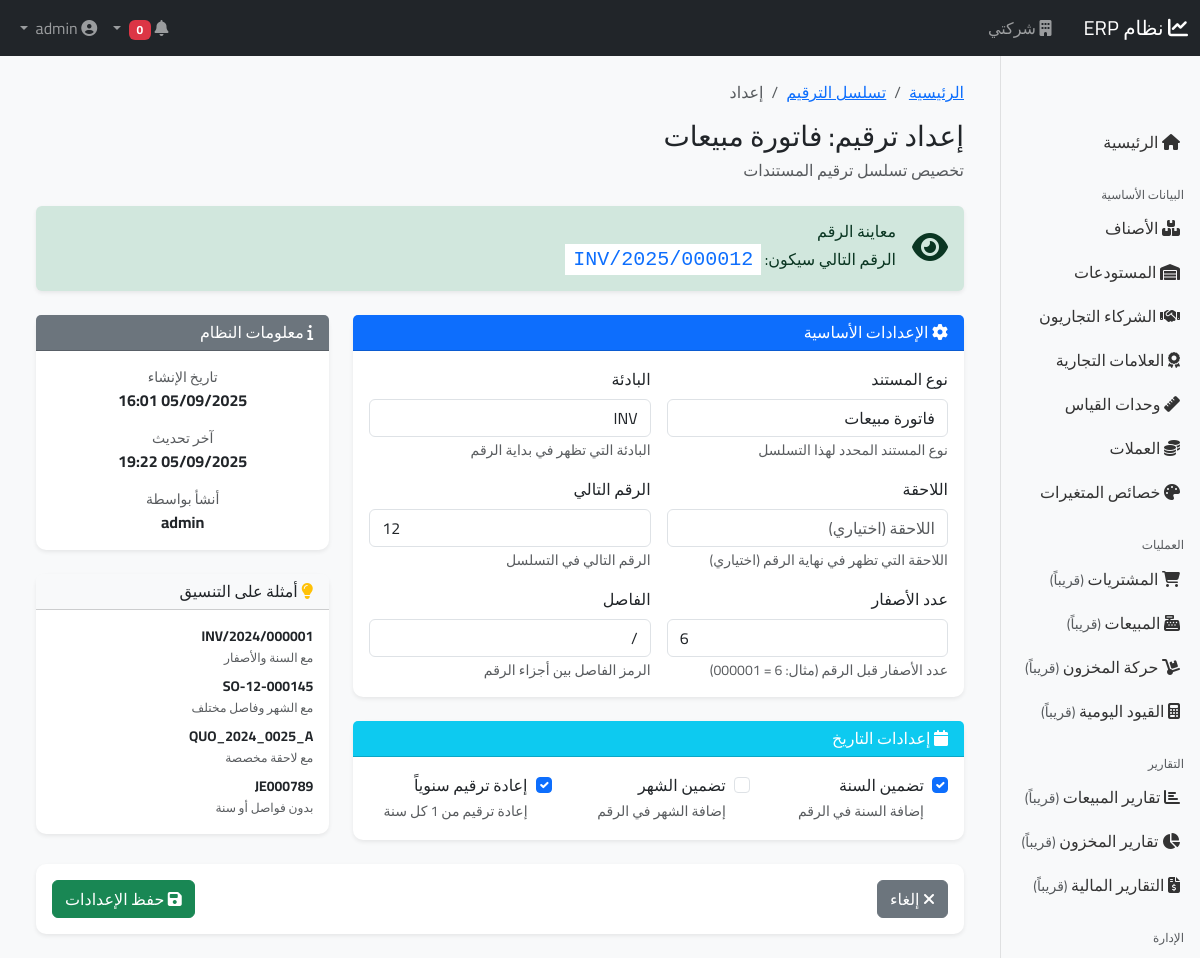
Before: /numbering/sales_invoice/ (signed in) with the older database file.
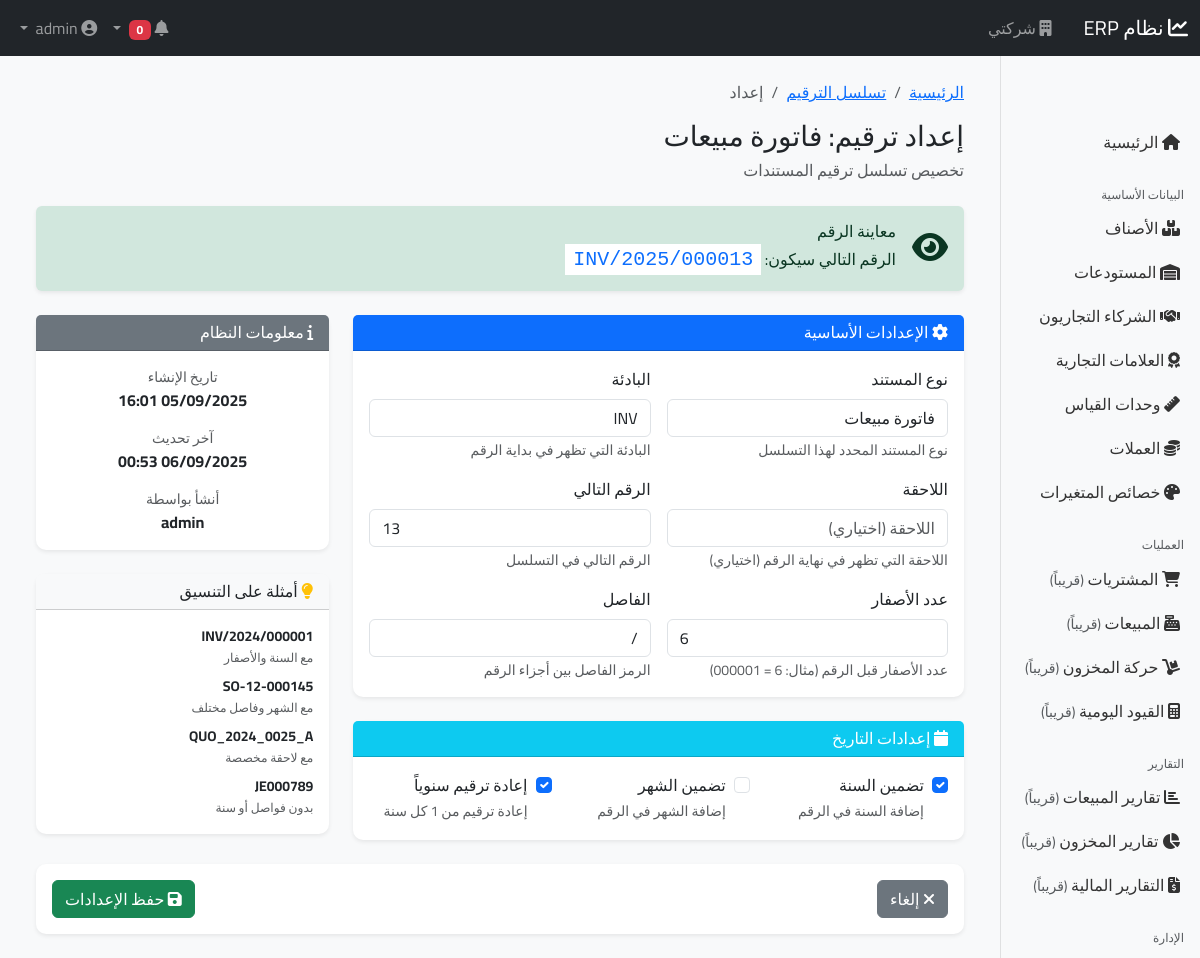
After: the same page with the newer database file.
### apps/core/models.py (models this page shows, shortened)
class BaseModel(models.Model):
    company = models.ForeignKey('core.Company', on_delete=models.CASCADE, verbose_name=_('الشركة'))
    created_at = models.DateTimeField(auto_now_add=True, verbose_name=_('تاريخ الإنشاء'))
    updated_at = models.DateTimeField(auto_now=True, verbose_name=_('تاريخ التعديل'))
    created_by = models.ForeignKey('core.User', on_delete=models.SET_NULL, null=True, related_name='%(class)s_created',
                                   verbose_name=_('أنشأ بواسطة'))
    is_active = models.BooleanField(default=True, verbose_name=_('نشط'))
    class Meta:
        abstract = True

class NumberingSequence(BaseModel):
    DOCUMENT_TYPES = [
        ('sales_invoice', _('فاتورة مبيعات')),
        ('sales_return', _('مرتجع مبيعات')),
        ('sales_quotation', _('عرض سعر')),
        ('sales_order', _('أمر بيع')),
        ('purchase_invoice', _('فاتورة مشتريات')),
        ('purchase_return', _('مرتجع مشتريات')),
        ('purchase_order', _('أمر شراء')),
        ('purchase_request', _('طلب شراء')),
        ('stock_in', _('سند إدخال')),
        ('stock_out', _('سند إخراج')),
        ('stock_transfer', _('سند تحويل')),
        ('stock_count', _('جرد')),
        ('journal_entry', _('قيد يومية')),
        ('payment_voucher', _('سند صرف')),
        ('receipt_voucher', _('سند قبض')),
    ]
    document_type = models.CharField(_('نوع المستند'), max_length=50, choices=DOCUMENT_TYPES)
    prefix = models.CharField(_('البادئة'), max_length=20, help_text=_('مثال: INV, PO, JV'))
    suffix = models.CharField(_('اللاحقة'), max_length=20, blank=True)
    next_number = models.IntegerField(_('الرقم التالي'), default=1)
    padding = models.IntegerField(_('عدد الأصفار'), default=6, help_text=_('مثال: 6 = 000001'))
    yearly_reset = models.BooleanField(_('إعادة ترقيم سنوياً'), default=True)
    include_year = models.BooleanField(_('تضمين السنة'), default=True)
    include_month = models.BooleanField(_('تضمين الشهر'), default=False)
    separator = models.CharField(_('الفاصل'), max_length=1, default='/', help_text=_('مثال: / أو -'))
    class Meta:
        verbose_name = _('تسلسل ترقيم')
        verbose_name_plural = _('تسلسلات الترقيم')
        unique_together = [['company', 'document_type']]

class User(AbstractUser):
    phone = models.CharField(_('رقم الهاتف'), max_length=20, blank=True)
    emp_number = models.CharField(_('رقم الموظف'), max_length=20, blank=True, unique=True, null=True)
    company = models.ForeignKey(Company, on_delete=models.PROTECT, verbose_name=_('الشركة'), null=True, blank=True)
    branch = models.ForeignKey(Branch, on_delete=models.PROTECT, verbose_name=_('الفرع'), null=True, blank=True)
    default_warehouse = models.ForeignKey(Warehouse, on_delete=models.SET_NULL, null=True, blank=True,
                                          verbose_name=_('المستودع الافتراضي'), related_name='default_users')
    max_discount_percentage = models.DecimalField(_('نسبة الخصم المسموحة'), max_digits=5, decimal_places=2, default=0)
    signature = models.ImageField(_('التوقيع'), upload_to='signatures/', blank=True)
    ui_language = models.CharField(_('لغة الواجهة'), max_length=5, choices=[('ar', _('العربية')), ('en', _('English'))],
                                   default='ar')
    theme = models.CharField(_('المظهر'), max_length=20,
                             choices=[('light', _('فاتح')), ('dark', _('داكن')), ('auto', _('تلقائي'))],
                             default='light')
    is_active = models.BooleanField(_('نشط'), default=True)
    created_at = models.DateTimeField(auto_now_add=True)
    updated_at = models.DateTimeField(auto_now=True)
    class Meta:
        verbose_name = _('مستخدم')
        verbose_name_plural = _('المستخدمون')
    def can_access_branch(self, branch):
        if self.is_superuser:
            return True

### apps/core/views/numbering_views.py (the view, shortened to what this page needs)
# urls.py: path('numbering/<str:document_type>/', views.NumberingSequenceUpdateView.as_view(), name='numbering_update'),
class NumberingSequenceUpdateView(LoginRequiredMixin, PermissionRequiredMixin, CompanyMixin, AuditLogMixin, UpdateView):
    model = NumberingSequence
    form_class = NumberingSequenceForm
    template_name = 'core/numbering/numbering_form.html'
    permission_required = 'core.change_numberingsequence'
    success_url = reverse_lazy('core:numbering_list')
    def get_object(self):
        document_type = self.kwargs.get('document_type')
        if hasattr(self.request, 'current_company') and self.request.current_company:
            company = self.request.current_company
        elif hasattr(self.request.user, 'company') and self.request.user.company:
            company = self.request.user.company
        else:
            from ..models import Company
            company = Company.objects.first()
        sequence, created = NumberingSequence.objects.get_or_create(
            company=company,
            document_type=document_type,
            defaults={
                'prefix': self.get_default_prefix(document_type),
                'next_number': 1,
                'padding': 6,
                'yearly_reset': True,
                'include_year': True,
                'include_month': False,
                'separator': '/',
                'created_by': self.request.user
            }
        )
        return sequence
    def get_default_prefix(self, document_type):
        prefixes = {
            'sales_invoice': 'INV',
            'sales_return': 'SR',
            'sales_quotation': 'QUO',
            'sales_order': 'SO',
            'purchase_invoice': 'PI',
            'purchase_return': 'PR',
            'purchase_order': 'PO',
            'purchase_request': 'REQ',
            'stock_in': 'SI',
            'stock_out': 'SO',
            'stock_transfer': 'ST',
            'stock_count': 'SC',
            'journal_entry': 'JE',
            'payment_voucher': 'PV',
            'receipt_voucher': 'RV',
        }
        return prefixes.get(document_type, 'DOC')
    def get_form_kwargs(self):
        kwargs = super().get_form_kwargs()
        kwargs['request'] = self.request
        kwargs['document_type'] = self.kwargs.get('document_type')
        return kwargs
    def get_context_data(self, **kwargs):
        context = super().get_context_data(**kwargs)
        document_type = self.kwargs.get('document_type')
        doc_name = dict(NumberingSequence.DOCUMENT_TYPES).get(document_type, document_type)
        context.update({
            'title': _('إعداد ترقيم: %(doc_name)s') % {'doc_name': doc_name},
            'breadcrumbs': [
                {'title': _('الرئيسية'), 'url': reverse('core:dashboard')},
                {'title': _('تسلسل الترقيم'), 'url': reverse('core:numbering_list')},
                {'title': _('إعداد'), 'url': ''}
            ],
            'submit_text': _('حفظ الإعدادات'),
            'cancel_url': reverse('core:numbering_list'),
            'document_type': document_type,
            'document_name': doc_name,
            'is_new': getattr(self.object, '_created', False),
        })
        return context

### apps/core/context_processors.py (called while the page is built)
def system_settings(request):
    return {
        'SYSTEM_NAME': 'نظام ERP',
        'SYSTEM_VERSION': '1.0.0',
        'COMPANY_NAME': request.current_company.name if hasattr(request, 'current_company') and request.current_company else '',
        'BRANCH_NAME': request.current_branch.name if hasattr(request, 'current_branch') and request.current_branch else '',
        'CURRENCY': 'د.أ',  # الدينار الأردني
    }

### apps/core/templates/core/numbering/numbering_form.html (shortened to what the changed rows need)
{% extends 'base/base.html' %}
{% load i18n static widget_tweaks %}
{% block content %}
<div class="container-fluid py-4">
    <div class="d-flex justify-content-between align-items-center mb-4">
        <div>
            <h1 class="h3 mb-1">{{ title }}</h1>
        </div>
    </div>
    <div class="alert alert-success border-0 shadow-sm mb-4" role="alert" id="previewAlert">
        <div class="d-flex align-items-center">
            <div class="flex-grow-1 ms-3">
                <p class="mb-0">
                    {% trans "الرقم التالي سيكون" %}:
                    <code class="bg-white text-primary fs-5 px-2 py-1" id="numberPreview">
                    </code>
                </p>
            </div>
        </div>
    </div>
    <form method="post" class="needs-validation" novalidate>
        <div class="row">
            <div class="col-lg-8">
                <div class="card shadow-sm mb-4">
                    <div class="card-body">
                        <div class="row g-3">
                            <div class="col-md-6">
                                <label class="form-label required">{% trans "البادئة" %}</label>
                                {{ form.prefix|add_class:"form-control" }}
                                <small class="form-text text-muted">{{ form.prefix.help_text }}</small>
                            </div>
                            <div class="col-md-6">
                                <label class="form-label">{% trans "اللاحقة" %}</label>
                                {{ form.suffix|add_class:"form-control" }}
                                <small class="form-text text-muted">{{ form.suffix.help_text }}</small>
                            </div>
                            <div class="col-md-6">
                                <label class="form-label required">{% trans "الرقم التالي" %}</label>
                                {{ form.next_number|add_class:"form-control" }}
                                <small class="form-text text-muted">{{ form.next_number.help_text }}</small>
                            </div>
                            <div class="col-md-6">
                                <label class="form-label">{% trans "عدد الأصفار" %}</label>
                                {{ form.padding|add_class:"form-control" }}
                                <small class="form-text text-muted">{{ form.padding.help_text }}</small>
                            </div>
                            <div class="col-md-6">
                                <label class="form-label">{% trans "الفاصل" %}</label>
                                {{ form.separator|add_class:"form-control" }}
                                <small class="form-text text-muted">{{ form.separator.help_text }}</small>
                            </div>
                        </div>
                    </div>
                </div>
                <div class="card shadow-sm mb-4">
                    <div class="card-body">
                        <div class="row g-3">
                            <div class="col-md-4">
                                <div class="form-check">
                                    {{ form.include_year|add_class:"form-check-input" }}
                                    <label class="form-check-label" for="{{ form.include_year.id_for_label }}">
                                        {{ form.include_year.label }}
                                    </label>
                                    <small class="form-text text-muted d-block">{{ form.include_year.help_text }}</small>
                                </div>
                            </div>
                            <div class="col-md-4">
                                <div class="form-check">
                                    {{ form.include_month|add_class:"form-check-input" }}
                                    <label class="form-check-label" for="{{ form.include_month.id_for_label }}">
                                        {{ form.include_month.label }}
                                    </label>
                                    <small class="form-text text-muted d-block">{{ form.include_month.help_text }}</small>
                                </div>
                            </div>
                            <div class="col-md-4">
                                <div class="form-check">
                                    {{ form.yearly_reset|add_class:"form-check-input" }}
                                    <label class="form-check-label" for="{{ form.yearly_reset.id_for_label }}">
                                        {{ form.yearly_reset.label }}
                                    </label>
                                    <small class="form-text text-muted d-block">{{ form.yearly_reset.help_text }}</small>
                                </div>
                            </div>
                        </div>
                    </div>
                </div>
            </div>
            <div class="col-lg-4">
                {% if object.pk %}
                <div class="card shadow-sm mb-4">
                    <div class="card-header bg-secondary text-white">
                        <h6 class="card-title mb-0">
                            <i class="fas fa-info"></i> {% trans "معلومات النظام" %}
                        </h6>
                    </div>
                    <div class="card-body">
                        <div class="row g-3">
                            <div class="col-12 text-center">
                                <small class="text-muted d-block">{% trans "تاريخ الإنشاء" %}</small>
                                <strong>{{ object.created_at|date:"d/m/Y H:i" }}</strong>
                            </div>
                            <div class="col-12 text-center">
                                <small class="text-muted d-block">{% trans "آخر تحديث" %}</small>
                                <strong>{{ object.updated_at|date:"d/m/Y H:i" }}</strong>
                            </div>
                            {% if object.created_by %}
                            <div class="col-12 text-center">
                                <small class="text-muted d-block">{% trans "أنشأ بواسطة" %}</small>
                                <strong>{{ object.created_by.get_full_name|default:object.created_by.username }}</strong>
                            </div>
                            {% endif %}
                        </div>
                    </div>
                </div>
                {% endif %}
            </div>
        </div>
    </form>
</div>
{% endblock %}

Changed rows visible on the page:
changed NumberingSequence "INV": next_number "12" → "13"; updated_at "05/09/2025 19:22" → "06/09/2025 00:53"
Other visible differences:
text written by a page script: "INV/2025/000012" → "INV/2025/000013"
